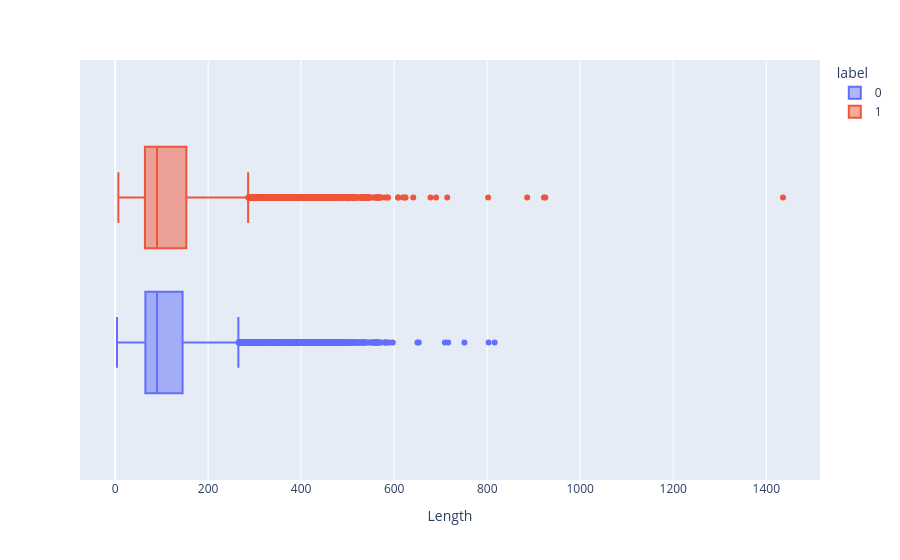

Notebook code cell kept with this figure:
### Code cell
# Length's distribution per label

fig_2 = px.box(lengths, x = 'Length', color = 'label')
fig_2.show()

### Figure 1 — Plotly figure (JSON) as saved in the notebook; plotly's stock layout.template omitted (floating-point values rounded to 4 significant figures; data arrays with more than 128 entries replaced by an {"elided": "..."} marker saying what was removed)
{"data": [{"alignmentgroup": "True", "hovertemplate": "label=0<br>Length=%{x}<extra></extra>", "legendgroup": "0", "marker": {"color": "#636efa"}, "name": "0", "notched": false, "offsetgroup": "0", "orientation": "h", "showlegend": true, "type": "box", "x": {"elided": "12500 int values"}, "x0": " ", "xaxis": "x", "y0": " ", "yaxis": "y"}, {"alignmentgroup": "True", "hovertemplate": "label=1<br>Length=%{x}<extra></extra>", "legendgroup": "1", "marker": {"color": "#EF553B"}, "name": "1", "notched": false, "offsetgroup": "1", "orientation": "h", "showlegend": true, "type": "box", "x": {"elided": "12500 int values"}, "x0": " ", "xaxis": "x", "y0": " ", "yaxis": "y"}], "layout": {"boxmode": "group", "legend": {"title": {"text": "label"}, "tracegroupgap": 0}, "margin": {"t": 60}, "xaxis": {"anchor": "y", "domain": [0, 1], "title": {"text": "Length"}}, "yaxis": {"anchor": "x", "domain": [0, 1]}}}
